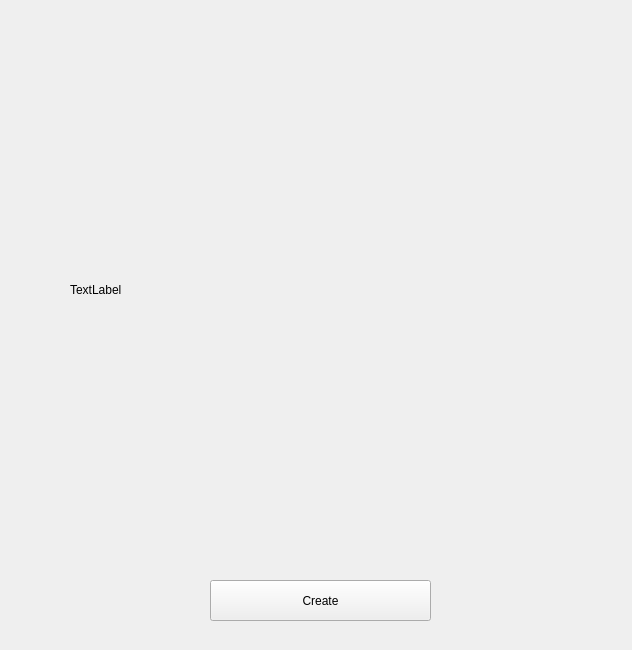
<?xml version="1.0" encoding="UTF-8"?>
<ui version="4.0">
 <class>Form</class>
 <widget class="QWidget" name="Form">
  <property name="geometry">
   <rect>
    <x>0</x>
    <y>0</y>
    <width>632</width>
    <height>650</height>
   </rect>
  </property>
  <property name="windowTitle">
   <string>Form</string>
  </property>
  <widget class="QPushButton" name="pushButton">
   <property name="geometry">
    <rect>
     <x>210</x>
     <y>580</y>
     <width>221</width>
     <height>41</height>
    </rect>
   </property>
   <property name="text">
    <string>Create</string>
   </property>
  </widget>
  <widget class="QLabel" name="label">
   <property name="geometry">
    <rect>
     <x>70</x>
     <y>40</y>
     <width>500</width>
     <height>500</height>
    </rect>
   </property>
   <property name="text">
    <string>TextLabel</string>
   </property>
  </widget>
 </widget>
 <resources/>
 <connections/>
</ui>
